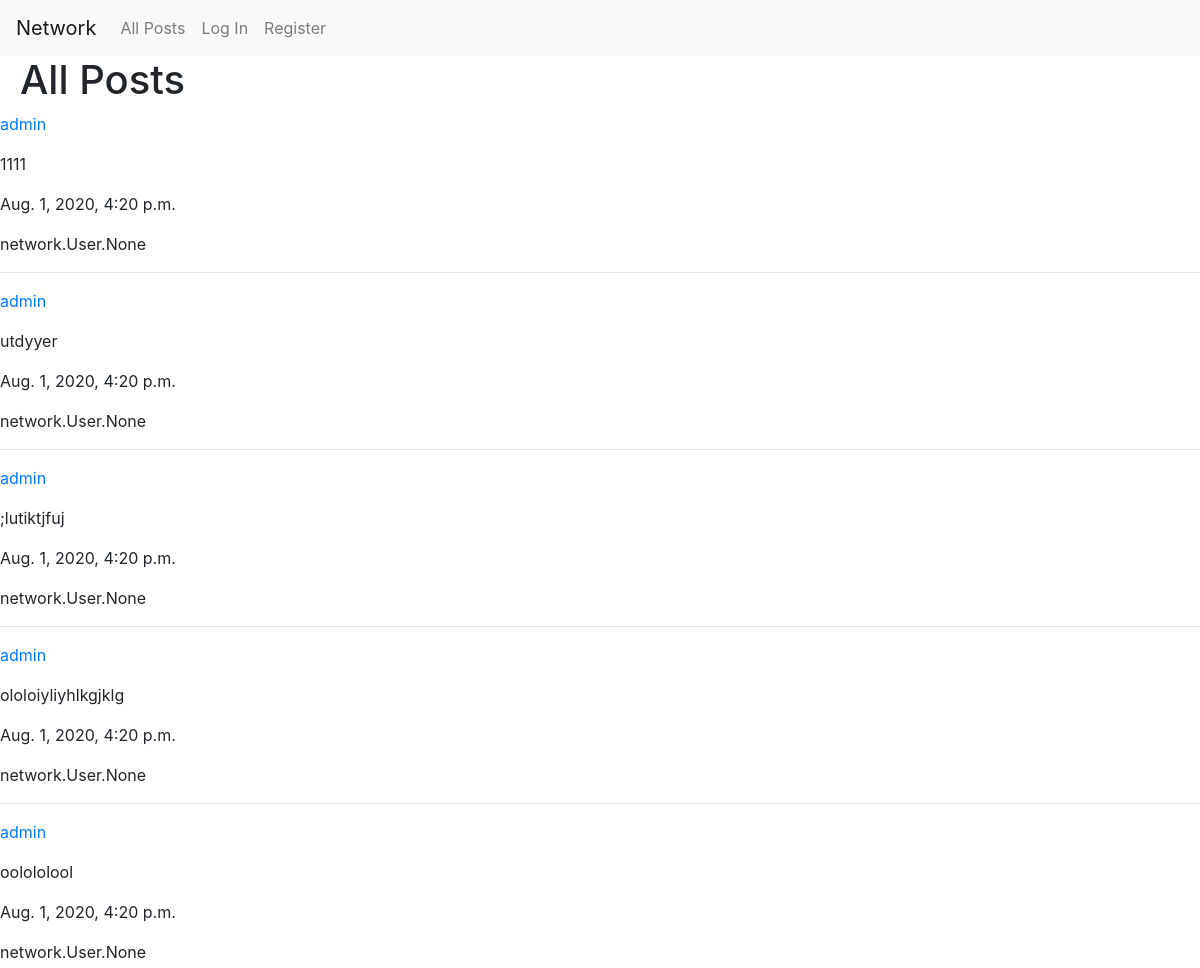
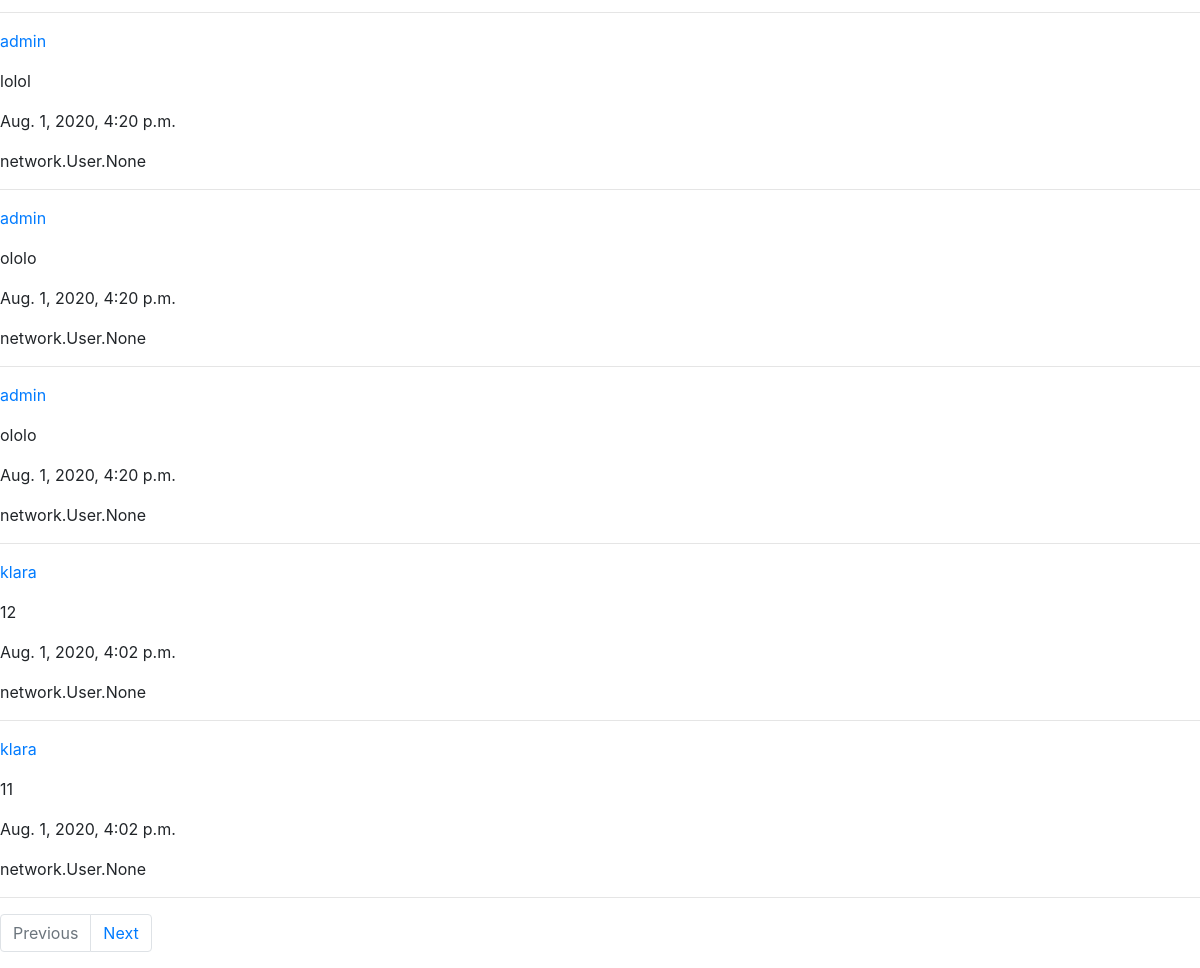
The page / on the database its author committed (2 pictures, top to bottom).
### network/models.py (models this page shows)
class Post(models.Model):
    user = models.ForeignKey("User", on_delete=models.CASCADE, related_name="poster")
    body = models.TextField(blank=False)
    timestamp = models.DateTimeField(auto_now_add=True)
    likes = models.ManyToManyField("User", blank=True)

class User(AbstractUser):
    pass

### network/views.py (the view)
# urls.py: path("", views.index, name="index"),
def index(request):
    posts = Post.objects.all().order_by('-timestamp')
    paginated_posts = Paginator(posts, 10)
    page_number = request.GET.get('page')
    page_posts = paginated_posts.get_page(page_number)
    return render(request, "network/index.html", {
        "posts": page_posts,
        "form": PostForm()
    })

### network/templates/network/index.html (shortened to what this page needs)
{% extends "network/layout.html" %}
{% load static %}
{% block body %}
    <h1 class="h1-headings">All Posts</h1>
    <div class="posts-view">
        {% for post in posts %}
            <div class="post" id="post-{{ post.id }}">
                <a href="{% url 'user' post.user.id %}"><p>{{ post.user }}</p></a>
                <p>{{ post.body }}</p>
                <p>{{ post.timestamp }}</p>
                <p>{{ post.likes }}</p>
            </div>
            <hr>
        {% endfor %}
    </div>
    <nav aria-label="Page navigation example">
        <ul class="pagination">
            {% if posts.has_next and posts.has_previous %}
                <li class="page-item"><a class="page-link" href="?page={{ posts.previous_page_number }}">Previous</a></li>
                <li class="page-item"><a class="page-link" href="?page={{ posts.next_page_number }}">Next</a></li>
            {% elif posts.has_next and posts.has_previous is not True %}
                <li class="page-item disabled"><a class="page-link" href="#">Previous</a></li>
                <li class="page-item"><a class="page-link" href="?page={{ posts.next_page_number }}">Next</a></li>
            {% elif posts.has_next is not True and posts.has_previous %}
                <li class="page-item"><a class="page-link" href="?page={{ posts.previous_page_number }}">Previous</a></li>
                <li class="page-item disabled"><a class="page-link" href="#">Next</a></li>
            {% else %}
                <li class="page-item disabled"><a class="page-link" href="#">Previous</a></li>
                <li class="page-item disabled"><a class="page-link" href="#">Next</a></li>
            {% endif %}
        </ul>
      </nav>
{% endblock %}

### network/static/network/styles.css (style rules this page uses)
.h1-headings { padding-left: 20px; }

### rows shown on the page
Post: user "admin", body "1111", timestamp "Aug. 1, 2020, 4:20 p.m.", likes "network.User.None"
Post: user "admin", body "utdyyer", timestamp "Aug. 1, 2020, 4:20 p.m.", likes "network.User.None"
Post: user "admin", body ";lutiktjfuj", timestamp "Aug. 1, 2020, 4:20 p.m.", likes "network.User.None"
Post: user "admin", body "ololoiyliyhlkgjklg", timestamp "Aug. 1, 2020, 4:20 p.m.", likes "network.User.None"
Post: user "admin", body "oolololool", timestamp "Aug. 1, 2020, 4:20 p.m.", likes "network.User.None"
Post: user "admin", body "lolol", timestamp "Aug. 1, 2020, 4:20 p.m.", likes "network.User.None"
Post: user "admin", body "ololo", timestamp "Aug. 1, 2020, 4:20 p.m.", likes "network.User.None"
Post: user "admin", body "ololo", timestamp "Aug. 1, 2020, 4:20 p.m.", likes "network.User.None"
Post: user "klara", body "12", timestamp "Aug. 1, 2020, 4:02 p.m.", likes "network.User.None"
Post: user "klara", body "11", timestamp "Aug. 1, 2020, 4:02 p.m.", likes "network.User.None"
